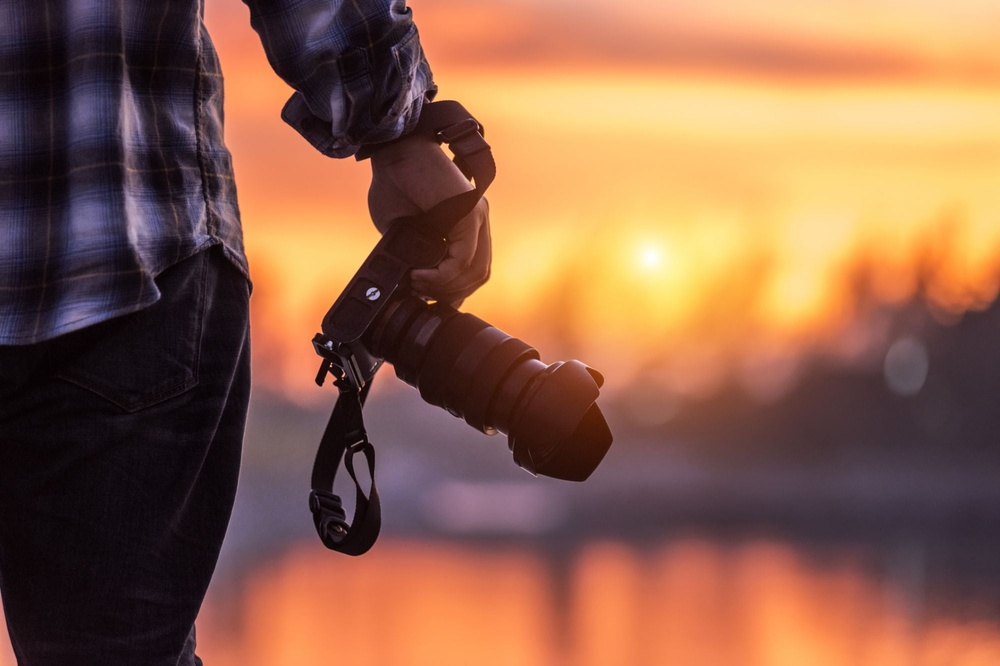
#> input picture photography.jpeg, 1000 x 666 px, shrunk from 2000 x 1333 before the run
$ python color_channels.py
#> lines starting #> are read from the running program, lines starting #| are printed output that depends on the picture
import cv2 as cv
import numpy as np

img = cv.imread('photography.jpeg')
#> img is the input picture: shape (666, 1000, 3); mean B, G, R 74.9, 98.5, 143

b, g, r = cv.split(img)
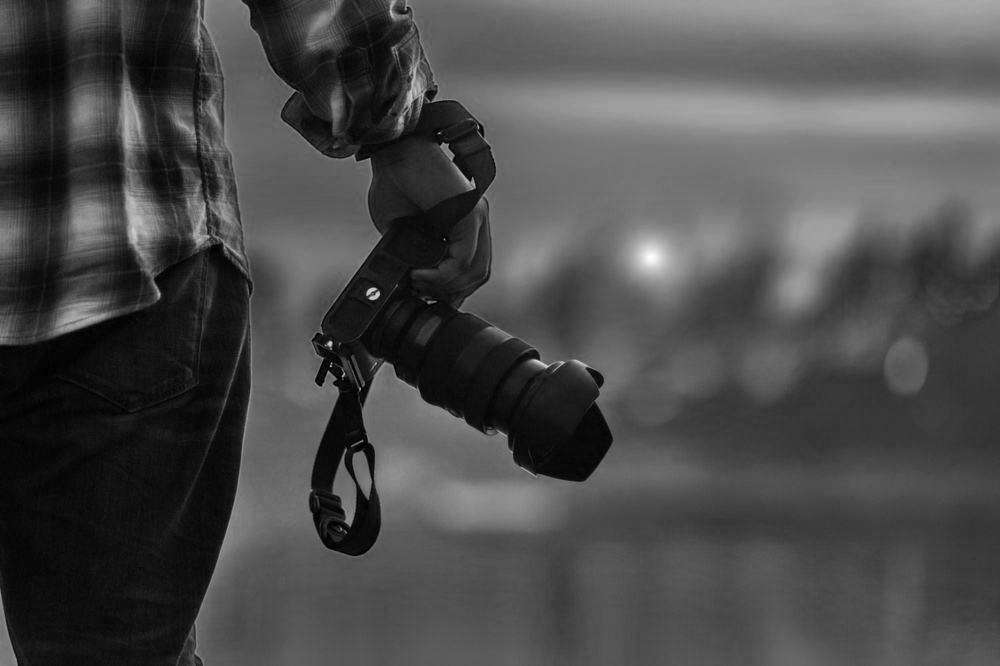
#> b: shape (666, 1000); min 0, max 253, mean 74.9
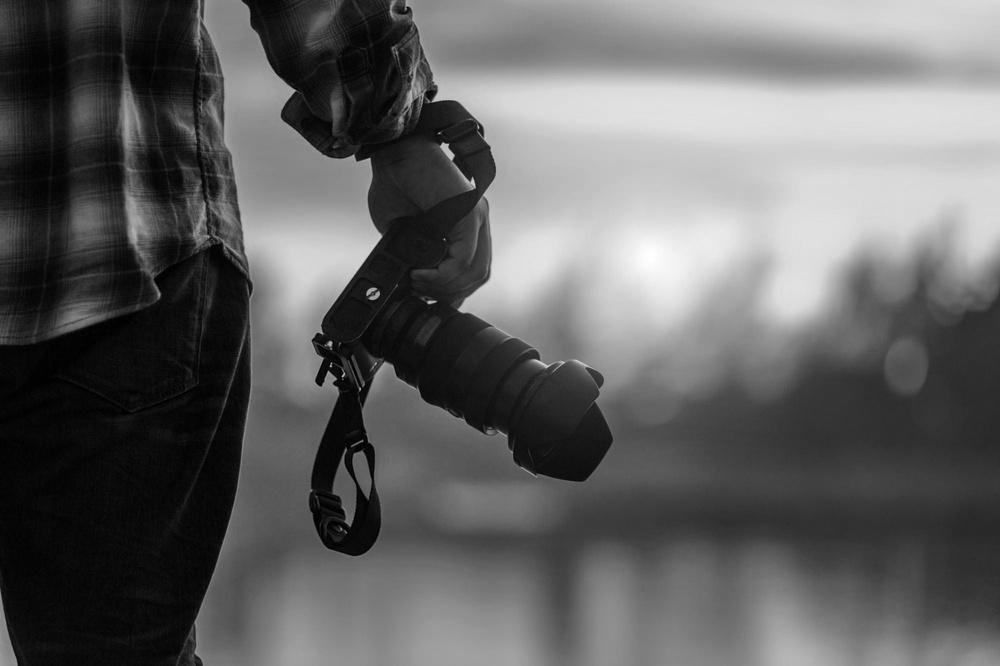
#> g: shape (666, 1000); min 0, max 255, mean 98.5
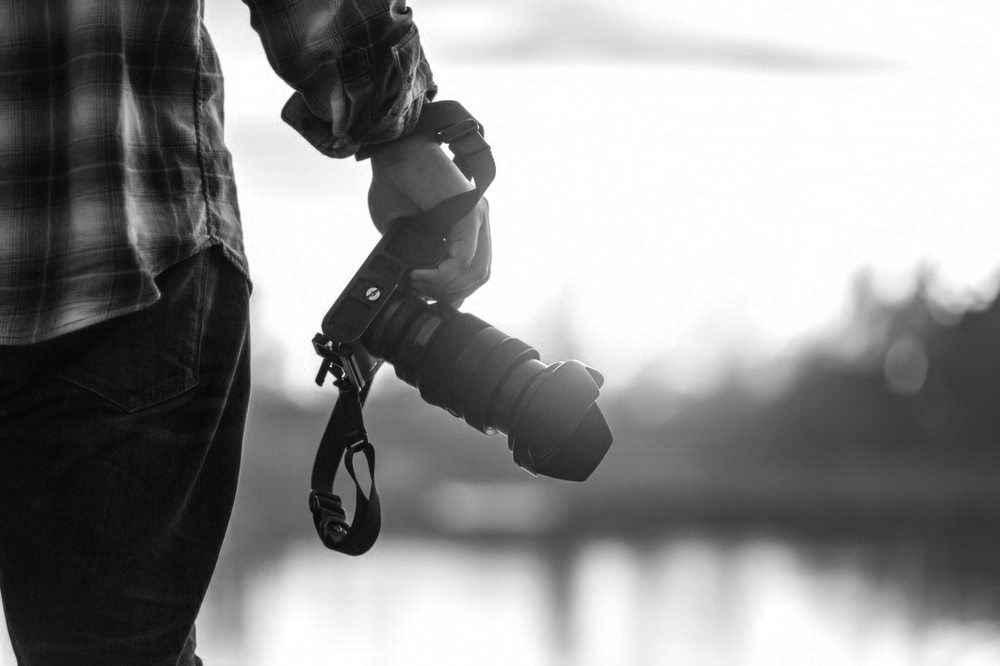
#> r: shape (666, 1000); min 5, max 255, mean 143
# The colors are represented in grayscale with intensities. Example: if there's a lot of red in the r image, it'll be shown as white.
# Other colors will show as varying degrees of gray/black.
cv.imshow('Blue', b)
cv.imshow('Green', g)
cv.imshow('Red', r)

# Note: if we print the shape og img, we'll see that the third element in the tuple will be 3. That is the color channel.
# Printing b, g, and r will result in third element in the tuple ot be missing, meaning it's a 1. Therefore, 1 color channel.

img_merged = cv.merge([b, g, r])
cv.imshow('Merged Photo', img_merged)

# There is a way to show the color channels separately. They need to be overlayed on a blank matrix.
blank = np.zeros((img.shape[:2]), dtype='uint8')
blue = cv.merge([b, blank, blank])
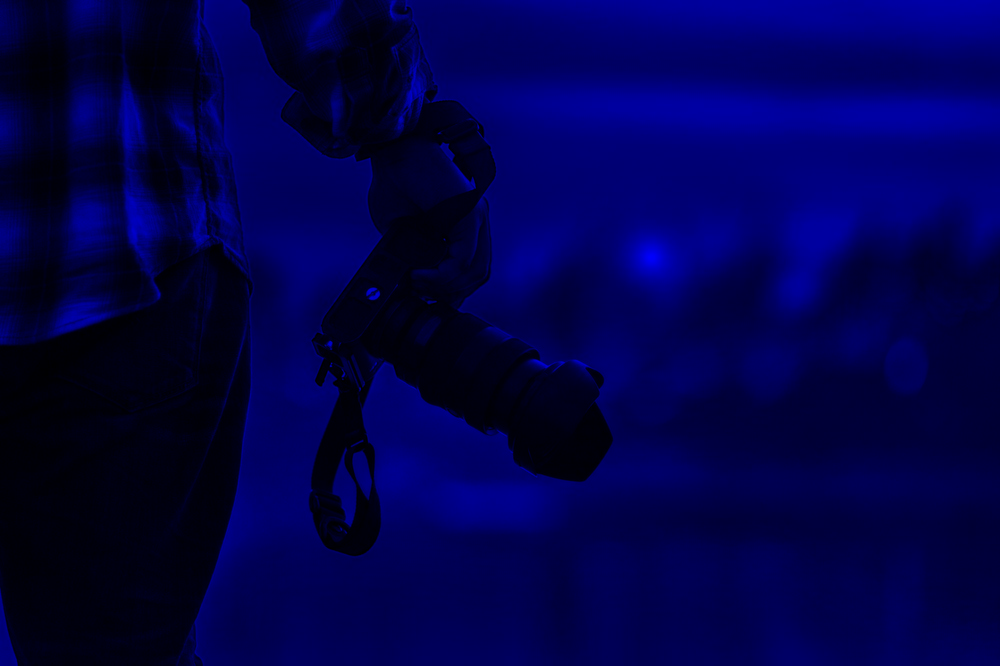
#> blue: shape (666, 1000, 3); mean of channels 0, 1, 2 74.9, 0, 0; drawn as B, G, R
green = cv.merge([blank, g, blank])
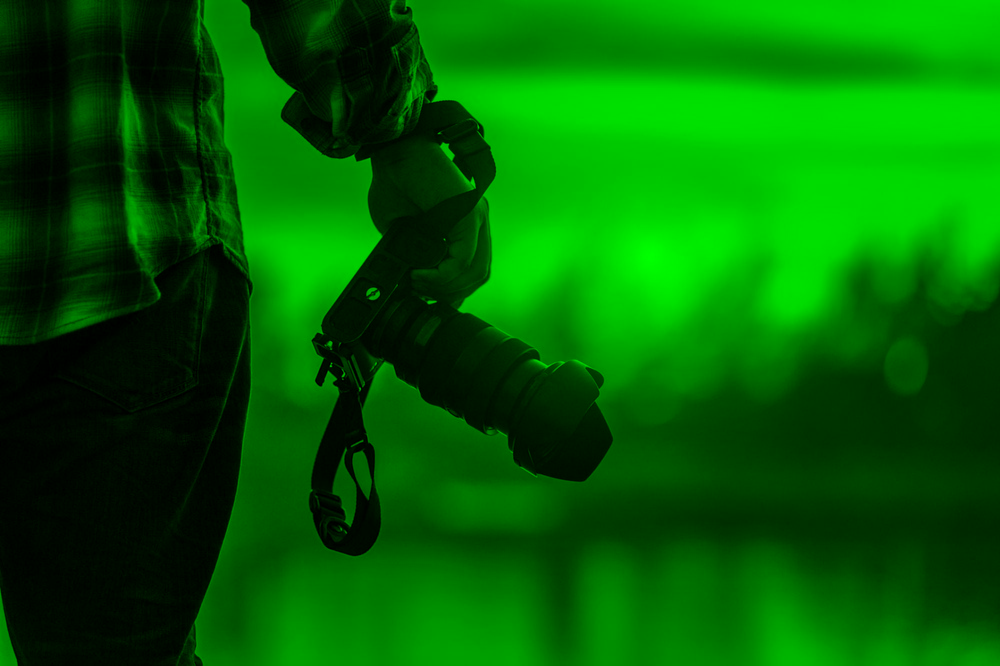
#> green: shape (666, 1000, 3); mean of channels 0, 1, 2 0, 98.5, 0; drawn as B, G, R
red = cv.merge([blank, blank, r])
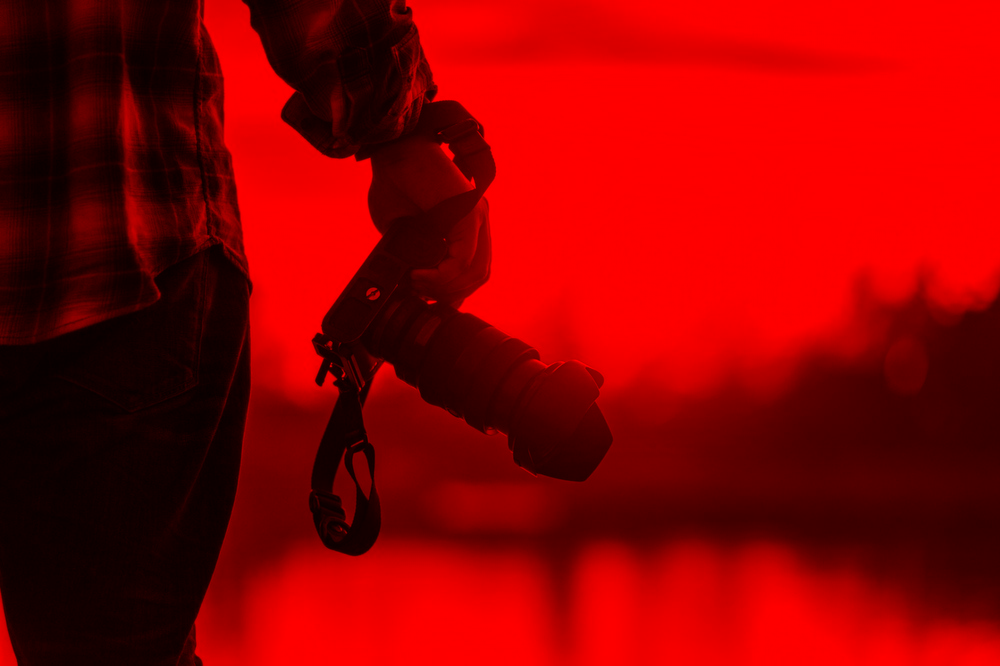
#> red: shape (666, 1000, 3); mean of channels 0, 1, 2 0, 0, 143; drawn as B, G, R
cv.imshow('Blue Only', blue)
cv.imshow('Green Only', green)
cv.imshow('Red Only', red)

cv.waitKey(0)
